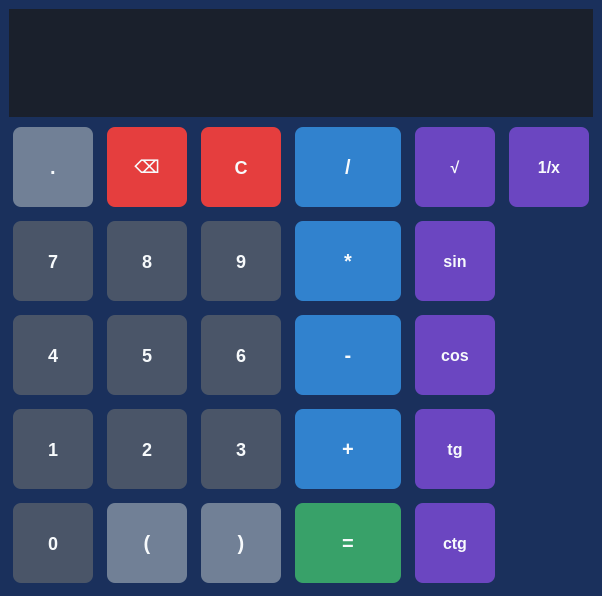
<?xml version="1.0" encoding="UTF-8"?>
<ui version="4.0">
 <class>CalculatorWindow</class>
 <widget class="QMainWindow" name="CalculatorWindow">
  <property name="geometry">
   <rect>
    <x>0</x>
    <y>0</y>
    <width>602</width>
    <height>590</height>
   </rect>
  </property>
  <property name="maximumSize">
   <size>
    <width>16777215</width>
    <height>590</height>
   </size>
  </property>
  <property name="sizeIncrement">
   <size>
    <width>0</width>
    <height>600</height>
   </size>
  </property>
  <property name="windowTitle">
   <string>MainWindow</string>
  </property>
  <property name="styleSheet">
   <string notr="true">QMainWindow {
      background-color: #1a305c;
}</string>
  </property>
  <widget class="QWidget" name="centralwidget">
   <property name="styleSheet">
    <string notr="true">QWidget {
    background-color: transparent;
    padding: 15px;
}</string>
   </property>
   <layout class="QGridLayout" name="gridLayout">
    <item row="0" column="0">
     <layout class="QVBoxLayout" name="verticalLayout">
      <item>
       <widget class="QPlainTextEdit" name="display">
        <property name="layoutDirection">
         <enum>Qt::LayoutDirection::RightToLeft</enum>
        </property>
        <property name="styleSheet">
         <string notr="true">QPlainTextEdit#display {
    padding: 15px 20px;
    background-color: #1a202c;
    color: #f7fafc;
    font-size: 32px;
    font-weight: bold;
    border: none;
    selection-background-color: #4299e1;
}

QScrollBar:horizontal {
    height: 12px;
    background: #4a5568;
    margin: 0 20px 2px 20px;
    border-radius: 6px;
    border: 1px solid #2d3748;
}</string>
        </property>
       </widget>
      </item>
      <item>
       <layout class="QHBoxLayout" name="horizontalLayout">
        <item>
         <layout class="QGridLayout" name="numbersLayout">
          <item row="2" column="1">
           <widget class="QPushButton" name="button5">
            <property name="styleSheet">
             <string notr="true">QPushButton {
    border: none;
    border-radius: 8px;
    color: #f7fafc;
    font-size: 18px;
    font-weight: 600;
    padding: 15px;
    margin: 4px;
    min-width: 50px;
    min-height: 50px;
 background-color: #4a5568;
}

QPushButton:pressed {
    background-color: #ebf4ff;
    border-color: #a0aec0;
}

QPushButton:hover {
    border: 2px solid #a0aec0;
}</string>
            </property>
            <property name="text">
             <string>5</string>
            </property>
           </widget>
          </item>
          <item row="0" column="0">
           <widget class="QPushButton" name="buttonDecimal">
            <property name="styleSheet">
             <string notr="true">QPushButton {
    border: none;
    border-radius: 8px;
    color: #f7fafc;
    font-size: 18px;
    font-weight: 600;
    padding: 15px;
    margin: 4px;
    min-width: 50px;
    min-height: 50px;
  background-color: #718096;
    font-size: 20px;
}

QPushButton:pressed {
    background-color: #ebf4ff;
    border-color: #a0aec0;
}

QPushButton:hover {
    border: 2px solid #a0aec0;
}</string>
            </property>
            <property name="text">
             <string>.</string>
            </property>
           </widget>
          </item>
          <item row="4" column="1">
           <widget class="QPushButton" name="buttonLeftParenthesis">
            <property name="styleSheet">
             <string notr="true">QPushButton {
    border: none;
    border-radius: 8px;
    color: #f7fafc;
    font-size: 18px;
    font-weight: 600;
    padding: 15px;
    margin: 4px;
    min-width: 50px;
    min-height: 50px;
  background-color: #718096;
    font-size: 20px;
}

QPushButton:pressed {
    background-color: #ebf4ff;
    border-color: #a0aec0;
}

QPushButton:hover {
    border: 2px solid #a0aec0;
}</string>
            </property>
            <property name="text">
             <string>(</string>
            </property>
           </widget>
          </item>
          <item row="0" column="1">
           <widget class="QPushButton" name="buttonDelete">
            <property name="styleSheet">
             <string notr="true">QPushButton {
    border: none;
    border-radius: 8px;
    color: #f7fafc;
    font-size: 18px;
    font-weight: 600;
    padding: 15px;
    margin: 4px;
    min-width: 50px;
    min-height: 50px;
    background-color: #e53e3e;
    font-weight: bold;
}

QPushButton:pressed {
    background-color: #ebf4ff;
    border-color: #a0aec0;
}

QPushButton:hover {
    border: 2px solid #a0aec0;
}</string>
            </property>
            <property name="text">
             <string>⌫</string>
            </property>
           </widget>
          </item>
          <item row="3" column="0">
           <widget class="QPushButton" name="button1">
            <property name="styleSheet">
             <string notr="true">QPushButton {
    border: none;
    border-radius: 8px;
    color: #f7fafc;
    font-size: 18px;
    font-weight: 600;
    padding: 15px;
    margin: 4px;
    min-width: 50px;
    min-height: 50px;
 background-color: #4a5568;
}

QPushButton:pressed {
    background-color: #ebf4ff;
    border-color: #a0aec0;
}

QPushButton:hover {
    border: 2px solid #a0aec0;
}</string>
            </property>
            <property name="text">
             <string>1</string>
            </property>
           </widget>
          </item>
          <item row="2" column="2">
           <widget class="QPushButton" name="button6">
            <property name="styleSheet">
             <string notr="true">QPushButton {
    border: none;
    border-radius: 8px;
    color: #f7fafc;
    font-size: 18px;
    font-weight: 600;
    padding: 15px;
    margin: 4px;
    min-width: 50px;
    min-height: 50px;
 background-color: #4a5568;
}

QPushButton:pressed {
    background-color: #ebf4ff;
    border-color: #a0aec0;
}

QPushButton:hover {
    border: 2px solid #a0aec0;
}</string>
            </property>
            <property name="text">
             <string>6</string>
            </property>
           </widget>
          </item>
          <item row="0" column="2">
           <widget class="QPushButton" name="buttonClear">
            <property name="font">
             <font>
              <pointsize>-1</pointsize>
              <bold>true</bold>
              <underline>false</underline>
             </font>
            </property>
            <property name="styleSheet">
             <string notr="true">QPushButton {
    border: none;
    border-radius: 8px;
    color: #f7fafc;
    font-size: 18px;
    font-weight: 600;
    padding: 15px;
    margin: 4px;
    min-width: 50px;
    min-height: 50px;
    background-color: #e53e3e;
    font-weight: bold;
}

QPushButton:pressed {
    background-color: #ebf4ff;
    border-color: #a0aec0;
}

QPushButton:hover {
    border: 2px solid #a0aec0;
}</string>
            </property>
            <property name="text">
             <string>C</string>
            </property>
           </widget>
          </item>
          <item row="3" column="2">
           <widget class="QPushButton" name="button3">
            <property name="styleSheet">
             <string notr="true">QPushButton {
    border: none;
    border-radius: 8px;
    color: #f7fafc;
    font-size: 18px;
    font-weight: 600;
    padding: 15px;
    margin: 4px;
    min-width: 50px;
    min-height: 50px;
 background-color: #4a5568;
}

QPushButton:pressed {
    background-color: #ebf4ff;
    border-color: #a0aec0;
}

QPushButton:hover {
    border: 2px solid #a0aec0;
}</string>
            </property>
            <property name="text">
             <string>3</string>
            </property>
           </widget>
          </item>
          <item row="3" column="1">
           <widget class="QPushButton" name="button2">
            <property name="styleSheet">
             <string notr="true">QPushButton {
    border: none;
    border-radius: 8px;
    color: #f7fafc;
    font-size: 18px;
    font-weight: 600;
    padding: 15px;
    margin: 4px;
    min-width: 50px;
    min-height: 50px;
 background-color: #4a5568;
}

QPushButton:pressed {
    background-color: #ebf4ff;
    border-color: #a0aec0;
}

QPushButton:hover {
    border: 2px solid #a0aec0;
}</string>
            </property>
            <property name="text">
             <string>2</string>
            </property>
           </widget>
          </item>
          <item row="2" column="0">
           <widget class="QPushButton" name="button4">
            <property name="styleSheet">
             <string notr="true">QPushButton {
    border: none;
    border-radius: 8px;
    color: #f7fafc;
    font-size: 18px;
    font-weight: 600;
    padding: 15px;
    margin: 4px;
    min-width: 50px;
    min-height: 50px;
 background-color: #4a5568;
}

QPushButton:pressed {
    background-color: #ebf4ff;
    border-color: #a0aec0;
}

QPushButton:hover {
    border: 2px solid #a0aec0;
}
</string>
            </property>
            <property name="text">
             <string>4</string>
            </property>
           </widget>
          </item>
          <item row="4" column="0">
           <widget class="QPushButton" name="button0">
            <property name="styleSheet">
             <string notr="true">QPushButton {
    border: none;
    border-radius: 8px;
    color: #f7fafc;
    font-size: 18px;
    font-weight: 600;
    padding: 15px;
    margin: 4px;
    min-width: 50px;
    min-height: 50px;
 background-color: #4a5568;
}

QPushButton:pressed {
    background-color: #ebf4ff;
    border-color: #a0aec0;
}

QPushButton:hover {
    border: 2px solid #a0aec0;
}</string>
            </property>
            <property name="text">
             <string>0</string>
            </property>
           </widget>
          </item>
          <item row="4" column="2">
           <widget class="QPushButton" name="buttonRightParenthesis">
            <property name="styleSheet">
             <string notr="true">QPushButton {
    border: none;
    border-radius: 8px;
    color: #f7fafc;
    font-size: 18px;
    font-weight: 600;
    padding: 15px;
    margin: 4px;
    min-width: 50px;
    min-height: 50px;
  background-color: #718096;
    font-size: 20px;
}

QPushButton:pressed {
    background-color: #ebf4ff;
    border-color: #a0aec0;
}

QPushButton:hover {
    border: 2px solid #a0aec0;
}</string>
            </property>
            <property name="text">
             <string>)</string>
            </property>
           </widget>
          </item>
          <item row="1" column="2">
           <widget class="QPushButton" name="button9">
            <property name="styleSheet">
             <string notr="true">QPushButton {
    border: none;
    border-radius: 8px;
    color: #f7fafc;
    font-size: 18px;
    font-weight: 600;
    padding: 15px;
    margin: 4px;
    min-width: 50px;
    min-height: 50px;
 background-color: #4a5568;
}

QPushButton:pressed {
    background-color: #ebf4ff;
    border-color: #a0aec0;
}

QPushButton:hover {
    border: 2px solid #a0aec0;
}</string>
            </property>
            <property name="text">
             <string>9</string>
            </property>
           </widget>
          </item>
          <item row="1" column="0">
           <widget class="QPushButton" name="button7">
            <property name="font">
             <font>
              <pointsize>-1</pointsize>
              <fontweight>DemiBold</fontweight>
             </font>
            </property>
            <property name="styleSheet">
             <string notr="true">QPushButton {
    border: none;
    border-radius: 8px;
    color: #f7fafc;
    font-size: 18px;
    font-weight: 600;
    padding: 15px;
    margin: 4px;
    min-width: 50px;
    min-height: 50px;
 background-color: #4a5568;
}

QPushButton:pressed {
    background-color: #ebf4ff;
    border-color: #a0aec0;
}

QPushButton:hover {
    border: 2px solid #a0aec0;
}</string>
            </property>
            <property name="text">
             <string>7</string>
            </property>
           </widget>
          </item>
          <item row="1" column="1">
           <widget class="QPushButton" name="button8">
            <property name="styleSheet">
             <string notr="true">QPushButton {
    border: none;
    border-radius: 8px;
    color: #f7fafc;
    font-size: 18px;
    font-weight: 600;
    padding: 15px;
    margin: 4px;
    min-width: 50px;
    min-height: 50px;
 background-color: #4a5568;
}

QPushButton:pressed {
    background-color: #ebf4ff;
    border-color: #a0aec0;
}

QPushButton:hover {
    border: 2px solid #a0aec0;
}</string>
            </property>
            <property name="text">
             <string>8</string>
            </property>
           </widget>
          </item>
         </layout>
        </item>
        <item>
         <layout class="QVBoxLayout" name="operationsLayout">
          <item>
           <widget class="QPushButton" name="buttonDivide">
            <property name="styleSheet">
             <string notr="true">QPushButton {
    border: none;
    border-radius: 8px;
    color: #f7fafc;
    font-size: 18px;
    font-weight: 600;
    padding: 15px;
    margin: 4px;
    min-width: 50px;
    min-height: 50px;
  background-color: #3182ce;
    font-size: 20px;
}

QPushButton:pressed {
    background-color: #ebf4ff;
    border-color: #a0aec0;
}

QPushButton:hover {
    border: 2px solid #a0aec0;
}</string>
            </property>
            <property name="text">
             <string>/</string>
            </property>
           </widget>
          </item>
          <item>
           <widget class="QPushButton" name="buttonMultiply">
            <property name="styleSheet">
             <string notr="true">QPushButton {
    border: none;
    border-radius: 8px;
    color: #f7fafc;
    font-size: 18px;
    font-weight: 600;
    padding: 15px;
    margin: 4px;
    min-width: 50px;
    min-height: 50px;
  background-color: #3182ce;
    font-size: 20px;
}

QPushButton:pressed {
    background-color: #ebf4ff;
    border-color: #a0aec0;
}

QPushButton:hover {
    border: 2px solid #a0aec0;
}</string>
            </property>
            <property name="text">
             <string>*</string>
            </property>
           </widget>
          </item>
          <item>
           <widget class="QPushButton" name="buttonMinus">
            <property name="styleSheet">
             <string notr="true">QPushButton {
    border: none;
    border-radius: 8px;
    color: #f7fafc;
    font-size: 18px;
    font-weight: 600;
    padding: 15px;
    margin: 4px;
    min-width: 50px;
    min-height: 50px;
  background-color: #3182ce;
    font-size: 20px;
}

QPushButton:pressed {
    background-color: #ebf4ff;
    border-color: #a0aec0;
}

QPushButton:hover {
    border: 2px solid #a0aec0;
}</string>
            </property>
            <property name="text">
             <string>-</string>
            </property>
           </widget>
          </item>
          <item>
           <widget class="QPushButton" name="buttonPlus">
            <property name="styleSheet">
             <string notr="true">QPushButton {
    border: none;
    border-radius: 8px;
    color: #f7fafc;
    font-size: 18px;
    font-weight: 600;
    padding: 15px;
    margin: 4px;
    min-width: 50px;
    min-height: 50px;
  background-color: #3182ce;
    font-size: 20px;
}

QPushButton:pressed {
    background-color: #ebf4ff;
    border-color: #a0aec0;
}

QPushButton:hover {
    border: 2px solid #a0aec0;
}</string>
            </property>
            <property name="text">
             <string>+</string>
            </property>
           </widget>
          </item>
          <item>
           <widget class="QPushButton" name="buttonEquals">
            <property name="styleSheet">
             <string notr="true">QPushButton {
    border: none;
    border-radius: 8px;
    color: #f7fafc;
    font-size: 18px;
    font-weight: 600;
    padding: 15px;
    margin: 4px;
    min-width: 50px;
    min-height: 50px;
  background-color: #38a169;
    font-size: 20px;
}

QPushButton:pressed {
    background-color: #ebf4ff;
    border-color: #a0aec0;
}

QPushButton:hover {
    border: 2px solid #a0aec0;
}</string>
            </property>
            <property name="text">
             <string>=</string>
            </property>
           </widget>
          </item>
         </layout>
        </item>
        <item>
         <layout class="QFormLayout" name="functionLayout">
          <item row="0" column="0">
           <widget class="QPushButton" name="buttonSqrt">
            <property name="styleSheet">
             <string notr="true">QPushButton {
    border: none;
    border-radius: 8px;
    color: #f7fafc;
    font-size: 18px;
    font-weight: 600;
    padding: 15px;
    margin: 4px;
    min-width: 50px;
    min-height: 50px;
   background-color: #6b46c1;
    font-size: 16px;
}

QPushButton:pressed {
    background-color: #ebf4ff;
    border-color: #a0aec0;
}

QPushButton:hover {
    border: 2px solid #a0aec0;
}</string>
            </property>
            <property name="text">
             <string>√</string>
            </property>
           </widget>
          </item>
          <item row="0" column="1">
           <widget class="QPushButton" name="buttonReciprocal">
            <property name="styleSheet">
             <string notr="true">QPushButton {
    border: none;
    border-radius: 8px;
    color: #f7fafc;
    font-size: 18px;
    font-weight: 600;
    padding: 15px;
    margin: 4px;
    min-width: 50px;
    min-height: 50px;
  background-color: #6b46c1;
    font-size: 16px;
}

QPushButton:pressed {
    background-color: #ebf4ff;
    border-color: #a0aec0;
}

QPushButton:hover {
    border: 2px solid #a0aec0;
}</string>
            </property>
            <property name="text">
             <string>1/x</string>
            </property>
           </widget>
          </item>
          <item row="1" column="0">
           <widget class="QPushButton" name="buttonSin">
            <property name="font">
             <font>
              <pointsize>-1</pointsize>
              <fontweight>DemiBold</fontweight>
             </font>
            </property>
            <property name="styleSheet">
             <string notr="true">QPushButton {
    border: none;
    border-radius: 8px;
    color: #f7fafc;
    font-size: 18px;
    font-weight: 600;
    padding: 15px;
    margin: 4px;
    min-width: 50px;
    min-height: 50px;
    background-color: #6b46c1;
    font-size: 16px;
}

QPushButton:pressed {
    background-color: #ebf4ff;
    border-color: #a0aec0;
}

QPushButton:hover {
    border: 2px solid #a0aec0;
}</string>
            </property>
            <property name="text">
             <string>sin</string>
            </property>
           </widget>
          </item>
          <item row="2" column="0">
           <widget class="QPushButton" name="buttonCos">
            <property name="styleSheet">
             <string notr="true">QPushButton {
    border: none;
    border-radius: 8px;
    color: #f7fafc;
    font-size: 18px;
    font-weight: 600;
    padding: 15px;
    margin: 4px;
    min-width: 50px;
    min-height: 50px;
 background-color: #6b46c1;
    font-size: 16px;
}

QPushButton:pressed {
    background-color: #ebf4ff;
    border-color: #a0aec0;
}

QPushButton:hover {
    border: 2px solid #a0aec0;
}</string>
            </property>
            <property name="text">
             <string>cos</string>
            </property>
           </widget>
          </item>
          <item row="3" column="0">
           <widget class="QPushButton" name="buttonTan">
            <property name="styleSheet">
             <string notr="true">QPushButton {
    border: none;
    border-radius: 8px;
    color: #f7fafc;
    font-size: 18px;
    font-weight: 600;
    padding: 15px;
    margin: 4px;
    min-width: 50px;
    min-height: 50px;
 background-color: #6b46c1;
    font-size: 16px;
}

QPushButton:pressed {
    background-color: #ebf4ff;
    border-color: #a0aec0;
}

QPushButton:hover {
    border: 2px solid #a0aec0;
}</string>
            </property>
            <property name="text">
             <string>tg</string>
            </property>
           </widget>
          </item>
          <item row="4" column="0">
           <widget class="QPushButton" name="buttonCot">
            <property name="styleSheet">
             <string notr="true">QPushButton {
    border: none;
    border-radius: 8px;
    color: #f7fafc;
    font-size: 18px;
    font-weight: 600;
    padding: 15px;
    margin: 4px;
    min-width: 50px;
    min-height: 50px;
 background-color: #6b46c1;
    font-size: 16px;
}

QPushButton:pressed {
    background-color: #ebf4ff;
    border-color: #a0aec0;
}

QPushButton:hover {
    border: 2px solid #a0aec0;
}</string>
            </property>
            <property name="text">
             <string>ctg</string>
            </property>
           </widget>
          </item>
         </layout>
        </item>
       </layout>
      </item>
     </layout>
    </item>
   </layout>
  </widget>
 </widget>
 <resources/>
 <connections/>
</ui>
